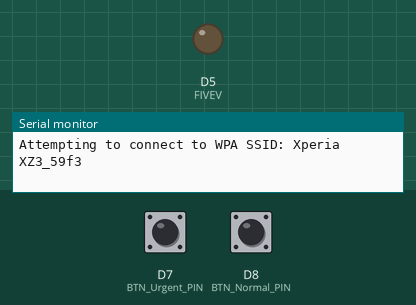
A sketch run on a simulated Arduino Nano 33 IoT. Parts: output pins drawn as LEDs (lit = HIGH), the last lines printed to the serial monitor. The test bench sets the inputs (shaded band); at power-on: D7 (BTN_Urgent_PIN) LOW, D8 (BTN_Normal_PIN) LOW. WiFi joins after 1.5 s; servers stay silent unless stated; no MQTT or app messages arrive unless stated.

Above: at 0.1 s.
At 2.7 s:
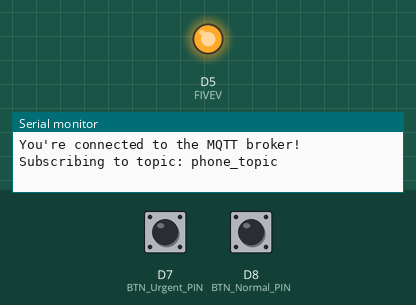
2.8 s: D7 (BTN_Urgent_PIN) pulled HIGH for 3.2 s
7.5 s: D8 (BTN_Normal_PIN) pulled HIGH for 3.2 s
Timing chart, 0 to 10.5 s (numbered marks = the images above; inputs shaded):
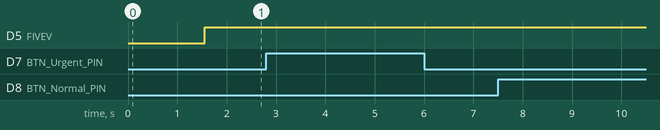

The sketch:

main.ino
```cpp
#include <Wire.h>

#include <Arduino_LSM6DS3.h>
#include <SPI.h>

#include <stdio.h>
#include <WiFiNINA.h>
#include <ArduinoMqttClient.h>
#include "arduino_secrets.h"

// 按鍵的接腳
const int BTN_Urgent_PIN = 7;
const int BTN_Normal_PIN = 8;
// 5V的接腳
const int FIVEV =  5;
// 按鈕的狀態
int buttonUState = 0;
int buttonNState = 0;

//wifi
char ssid[] = SECRET_SSID;        // your network SSID (name)
char pass[] = SECRET_PASS;

//mqtt設定
WiFiClient wifiClient;
MqttClient mqttClient(wifiClient);
const char broker[] = "broker.emqx.io";
int        port     = 1883;

//傳輸
const char phone_topic[]  = "phone_topic";

//set interval for sending messages (milliseconds)
const long interval = 5000;
unsigned long previousMillis = 0;

void setup(void) {
  Serial.begin(9600);

  //設定5V腳位
  pinMode(FIVEV, OUTPUT);
  //設定按鈕的接腳為輸入，因為我們要讀取它的狀態
  pinMode(BTN_Urgent_PIN, INPUT);
  pinMode(BTN_Normal_PIN, INPUT);

  connectWifi();
  connectMQTT();

  Serial.print("Subscribing to topic: ");
  Serial.println(phone_topic);
  Serial.println();
  mqttClient.subscribe(phone_topic);

}

void loop() {
    // call poll() regularly to allow the library to send MQTT keep alive which
    // avoids being disconnected by the broker
    mqttClient.poll();

    //讀取BTN狀態
    digitalWrite(FIVEV, HIGH);
    buttonUState = digitalRead(BTN_Urgent_PIN);
    buttonNState = digitalRead(BTN_Normal_PIN);
    //偵測哪個BTN按下
    unsigned long currentMillis = millis();

    if (currentMillis - previousMillis >= interval) {
      // save the last time a message was sent
      previousMillis = currentMillis;
      detectMessage();
    }
}

void detectMessage() {
    if(buttonUState == HIGH){//如果按下重要聯絡人
      Serial.println("Important!!");
      mqttClient.beginMessage(phone_topic);
      mqttClient.print("important");
      mqttClient.endMessage();
  }
  else if(buttonUState == LOW){
    Serial.print("Important=");
    Serial.print(NULL);
    Serial.print("\n");
    delay(1000);
  }
  if(buttonNState == HIGH){//如果按下一般聯絡人
      Serial.println("Normal!");
      mqttClient.beginMessage(phone_topic);
      mqttClient.print("normal");
      mqttClient.endMessage();
  }else{
    Serial.print("Normal=");
    Serial.print(NULL);
    Serial.print("\n");
    delay(1000);
  }
}

void connectWifi(){
  // attempt to connect to Wifi network:
  Serial.print("Attempting to connect to WPA SSID: ");
  Serial.println(ssid);
  while (WiFi.begin(ssid, pass) != WL_CONNECTED) {
    // failed, retry
    Serial.print(".");
    Serial.print("HI ");
    delay(5000);
  }

  Serial.println("You're connected to the network");
  Serial.println();
}

void connectMQTT(){
  // attempt to connect to MQTT:
  Serial.print("Attempting to connect to the MQTT broker: ");
  Serial.println(broker);

  if (!mqttClient.connect(broker, port)) {
    Serial.print("MQTT connection failed! Error code = ");
    Serial.println(mqttClient.connectError());

    while (1);
  }
  Serial.println("You're connected to the MQTT broker!");
  Serial.println();

}
```

arduino_secrets.h
```cpp
#define SECRET_SSID "Xperia XZ3_59f3"
#define SECRET_PASS "foffrelax2"
```
